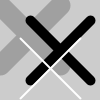
Frame 1 (no input)
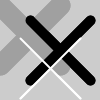
Frame 2 (the mouse pressed at the canvas centre, redrawn once)

The Processing sketch that drew these frames (run headless with seeded random() and noise(); the mouse was pressed at the canvas centre and the sketch redrawn once):

// Processing sketch: Crosses
// ── Crosses.pde
void setup(){
  size(100, 100);
  smooth();
  noLoop();
}

void draw(){
  stroke(160);
  strokeWeight(20);
  line(0, 5, 60, 65); 
  line(60, 5, 0, 65);
  
  stroke(0); 
  strokeWeight(10);
  line(30, 20, 90, 80);
  line(90, 20, 30, 80);
  
  stroke(255);
  strokeWeight(2);
  line(20, 38, 80, 98);
  line(80, 38, 20, 98);
}
